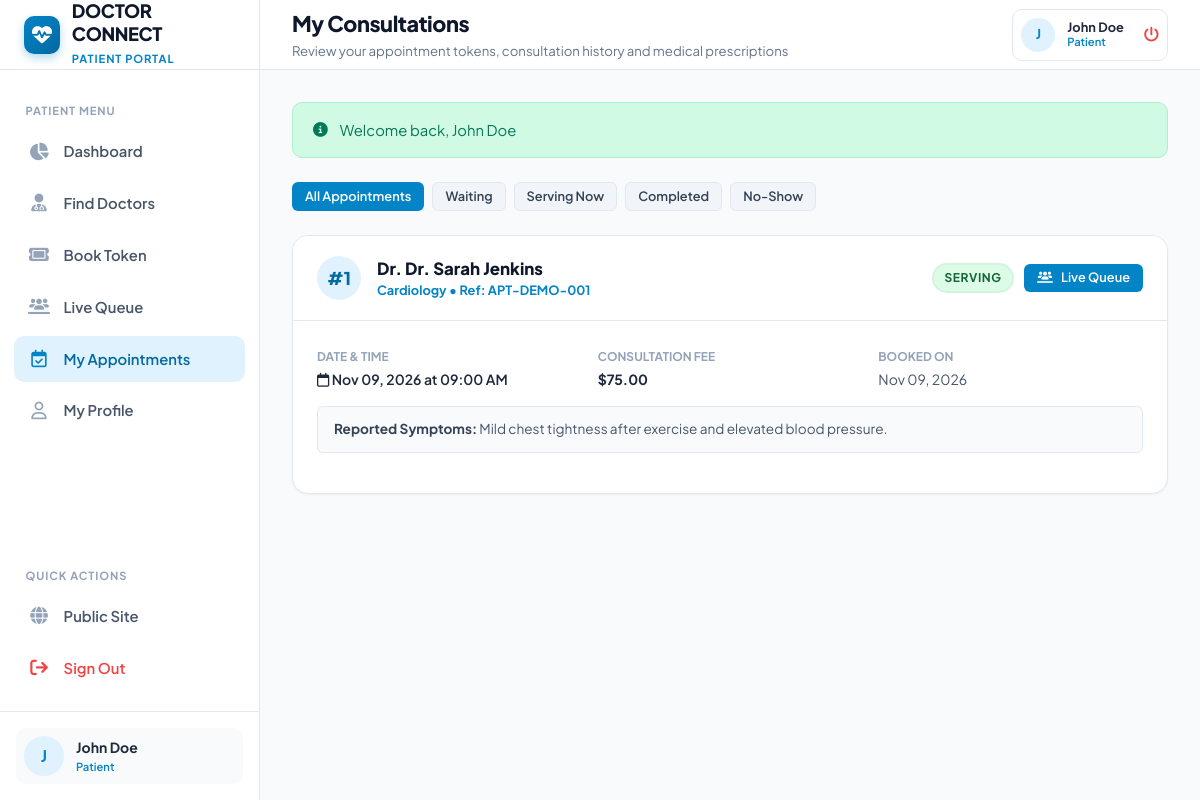
/patient/appointments.php (signed in), run on the app's committed database.
### tables this page shows
CREATE TABLE `appointments` (
  `id` INT AUTO_INCREMENT PRIMARY KEY,
  `appointment_number` VARCHAR(50) NOT NULL UNIQUE,
  `patient_id` INT NOT NULL,
  `doctor_id` INT NOT NULL,
  `appointment_date` DATE NOT NULL,
  `token_number` INT NOT NULL,
  `estimated_time` TIME NOT NULL,
  `status` ENUM('waiting', 'serving', 'completed', 'no_show', 'cancelled') NOT NULL DEFAULT 'waiting',
  `symptoms` TEXT NULL,
  `consultation_notes` TEXT NULL,
  `prescription` TEXT NULL,
  `meeting_room` VARCHAR(100) NOT NULL,
  `called_at` DATETIME NULL,
  `started_at` DATETIME NULL,
  `completed_at` DATETIME NULL,
  `created_at` TIMESTAMP DEFAULT CURRENT_TIMESTAMP,
  `updated_at` TIMESTAMP DEFAULT CURRENT_TIMESTAMP ON UPDATE CURRENT_TIMESTAMP,
  CONSTRAINT `fk_appointments_patient` FOREIGN KEY (`patient_id`) REFERENCES `users` (`id`) ON DELETE CASCADE,
  CONSTRAINT `fk_appointments_doctor` FOREIGN KEY (`doctor_id`) REFERENCES `doctors` (`id`) ON DELETE CASCADE,
  UNIQUE KEY `unique_doc_date_token` (`doctor_id`, `appointment_date`, `token_number`),
  INDEX `idx_apt_status` (`status`),
  INDEX `idx_apt_date` (`appointment_date`),
  INDEX `idx_apt_patient` (`patient_id`)
);

CREATE TABLE `users` (
  `id` INT AUTO_INCREMENT PRIMARY KEY,
  `name` VARCHAR(100) NOT NULL,
  `email` VARCHAR(150) NOT NULL UNIQUE,
  `password` VARCHAR(255) NOT NULL,
  `role` ENUM('patient', 'doctor', 'admin') NOT NULL DEFAULT 'patient',
  `phone` VARCHAR(30) NULL,
  `gender` ENUM('male', 'female', 'other') DEFAULT 'male',
  `date_of_birth` DATE NULL,
  `blood_group` VARCHAR(10) NULL,
  `address` TEXT NULL,
  `profile_image` VARCHAR(255) NULL,
  `created_at` TIMESTAMP DEFAULT CURRENT_TIMESTAMP,
  `updated_at` TIMESTAMP DEFAULT CURRENT_TIMESTAMP ON UPDATE CURRENT_TIMESTAMP,
  INDEX `idx_user_role` (`role`),
  INDEX `idx_user_email` (`email`)
);

CREATE TABLE `doctors` (
  `id` INT AUTO_INCREMENT PRIMARY KEY,
  `user_id` INT NOT NULL UNIQUE,
  `specialization` VARCHAR(100) NOT NULL,
  `qualification` VARCHAR(100) NOT NULL,
  `experience_years` INT NOT NULL DEFAULT 5,
  `consultation_fee` DECIMAL(10,2) NOT NULL DEFAULT 500.00,
  `avg_consultation_time` INT NOT NULL DEFAULT 15 COMMENT 'in minutes',
  `bio` TEXT NULL,
  `room_number` VARCHAR(50) DEFAULT 'Room 101',
  `status` ENUM('active', 'inactive') NOT NULL DEFAULT 'active',
  `created_at` TIMESTAMP DEFAULT CURRENT_TIMESTAMP,
  `updated_at` TIMESTAMP DEFAULT CURRENT_TIMESTAMP ON UPDATE CURRENT_TIMESTAMP,
  CONSTRAINT `fk_doctors_user` FOREIGN KEY (`user_id`) REFERENCES `users` (`id`) ON DELETE CASCADE
);

### includes/functions.php (called while the page is built, shortened)
<?php
function sanitize_input(?string $data): string
{
    return htmlspecialchars(trim($data), ENT_QUOTES, 'UTF-8');
}
function e(?string $data): string
{
    return htmlspecialchars((string) ($data ?? ''), ENT_QUOTES, 'UTF-8');
}
function format_time(?string $timeStr): string
{
    return date('h:i A', strtotime($timeStr));
}
function format_date(?string $dateStr): string
{
    return date('M d, Y', strtotime($dateStr));
}

### patient/appointments.php (the view, shortened to what this page needs)
<?php
require_once __DIR__ . '/../includes/auth_check.php';
$pdo = get_db_connection();
$patientId = (int)($currentUser['id'] ?? 0);
$statusFilter = sanitize_input($_GET['status'] ?? 'all');
$sql = "SELECT a.*, d.specialization, d.consultation_fee, u.name AS doctor_name, u.phone AS doctor_phone
        FROM appointments a
        JOIN doctors d ON a.doctor_id = d.id
        JOIN users u ON d.user_id = u.id
        WHERE a.patient_id = ?";
$params = [$patientId];
$sql .= " ORDER BY a.appointment_date DESC, a.token_number DESC";
$stmt = $pdo->prepare($sql);
$stmt->execute($params);
$appointments = $stmt->fetchAll();
require_once __DIR__ . '/../includes/header.php';
?>
<div style="display: flex; gap: 0.5rem; margin-bottom: 1.5rem; flex-wrap: wrap;">
    <a href="appointments.php?status=all" class="btn <?= $statusFilter === 'all' ? 'btn-primary' : 'btn-secondary'; ?> btn-sm">
        All Appointments
    </a>
    <a href="appointments.php?status=waiting" class="btn <?= $statusFilter === 'waiting' ? 'btn-primary' : 'btn-secondary'; ?> btn-sm">
        Waiting
    </a>
    <a href="appointments.php?status=serving" class="btn <?= $statusFilter === 'serving' ? 'btn-primary' : 'btn-secondary'; ?> btn-sm">
        Serving Now
    </a>
    <a href="appointments.php?status=completed" class="btn <?= $statusFilter === 'completed' ? 'btn-primary' : 'btn-secondary'; ?> btn-sm">
        Completed
    </a>
    <a href="appointments.php?status=no_show" class="btn <?= $statusFilter === 'no_show' ? 'btn-primary' : 'btn-secondary'; ?> btn-sm">
        No-Show
    </a>
</div>
<?php if (empty($appointments)): ?>
    <div style="text-align: center; padding: 4rem 2rem; background: #ffffff; border-radius: var(--radius-lg); border: 1px dashed var(--border-color);">
        <i class="fa-regular fa-calendar-xmark" style="font-size: 3rem; color: var(--slate-300); margin-bottom: 1rem;"></i>
        <h3 style="color: var(--slate-800); margin: 0 0 0.5rem;">No Appointments Found</h3>
        <p style="color: var(--slate-500); margin: 0 0 1.5rem;">No appointments matched the selected filter.</p>
        <a href="book_appointment.php" class="btn btn-primary">
            <i class="fa-solid fa-ticket"></i> Book a New Token
        </a>
    </div>
<?php else: ?>
    <div style="display: flex; flex-direction: column; gap: 1.25rem;">
        <?php foreach ($appointments as $apt): ?>
            <div class="card" id="apt-<?= $apt['id']; ?>">
                <div class="card-header">
                    <div style="display: flex; align-items: center; gap: 1rem;">
                        <strong class="patient-token-badge">#<?= (int)$apt['token_number']; ?></strong>
                        <div>
                            <h4 style="margin: 0; font-size: 1.05rem; font-weight: 800; color: var(--slate-900);">
                                Dr. <?= e($apt['doctor_name']); ?>
                            </h4>
                            <div style="font-size: 0.8rem; color: var(--primary); font-weight: 700;">
                                <?= e($apt['specialization']); ?> &bull; Ref: <?= e($apt['appointment_number']); ?>
                            </div>
                        </div>
                    </div>
                    <div style="display: flex; align-items: center; gap: 0.75rem;">
                        <span class="badge badge-<?= e($apt['status']); ?>">
                            <?= ucfirst(e($apt['status'])); ?>
                        </span>
                        <?php if (in_array($apt['status'], ['waiting', 'serving'])): ?>
                            <a href="queue.php?id=<?= $apt['id']; ?>" class="btn btn-primary btn-sm">
                                <i class="fa-solid fa-users-line"></i> Live Queue
                            </a>
                        <?php endif; ?>
                    </div>
                </div>
                <div class="card-body">
                    <div style="display: grid; grid-template-columns: repeat(auto-fit, minmax(200px, 1fr)); gap: 1rem; margin-bottom: 1rem; font-size: 0.875rem;">
                        <div>
                            <span style="color: var(--slate-400); text-transform: uppercase; font-size: 0.75rem; font-weight: 700;">Date & Time</span>
                            <div style="font-weight: 600; color: var(--slate-800); margin-top: 0.2rem;">
                                <i class="fa-regular fa-calendar"></i> <?= format_date($apt['appointment_date']); ?> at <?= format_time($apt['estimated_time']); ?>
                            </div>
                        </div>
                        <div>
                            <span style="color: var(--slate-400); text-transform: uppercase; font-size: 0.75rem; font-weight: 700;">Consultation Fee</span>
                            <div style="font-weight: 700; color: var(--slate-800); margin-top: 0.2rem;">
                                $<?= number_format($apt['consultation_fee'], 2); ?>
                            </div>
                        </div>
                        <div>
                            <span style="color: var(--slate-400); text-transform: uppercase; font-size: 0.75rem; font-weight: 700;">Booked On</span>
                            <div style="color: var(--slate-600); margin-top: 0.2rem;">
                                <?= format_date($apt['created_at']); ?>
                            </div>
                        </div>
                    </div>
                    <div style="background: var(--slate-50); border: 1px solid var(--border-color); border-radius: var(--radius-sm); padding: 0.75rem 1rem; font-size: 0.85rem; margin-bottom: 1rem;">
                        <strong style="color: var(--slate-700);">Reported Symptoms:</strong>
                        <span style="color: var(--slate-600);"><?= e($apt['symptoms'] ?: 'None specified during booking.'); ?></span>
                    </div>
                </div>
            </div>
        <?php endforeach; ?>
    </div>
<?php endif; ?>
<?php require_once __DIR__ . '/../includes/footer.php'; ?>

### assets/css/style.css (style rules this page uses)
:root { --primary: #0284c7; --primary-dark: #0369a1; --primary-light: #e0f2fe; --primary-subtle: #f0f9ff; --primary-gradient: linear-gradient(135deg, #0284c7 0%, #0369a1 100%); --primary-accent: #38bdf8; --success: #10b981; --success-light: #d1fae5; --success-dark: #047857; --warning: #f59e0b; --warning-light: #fef3c7; --warning-dark: #b45309; --danger: #ef4444; --danger-light: #fee2e2; --danger-dark: #b91c1c; --info: #3b82f6; --info-light: #dbeafe; --slate-900: #0f172a; --slate-800: #1e293b; --slate-700: #334155; --slate-600: #475569; --slate-500: #64748b; --slate-400: #94a3b8; --slate-300: #cbd5e1; --slate-200: #e2e8f0; --slate-100: #f1f5f9; --slate-50: #f8fafc; --bg-main: #f8fafc; --card-bg: #ffffff; --border-color: #e2e8f0; --text-main: #1e293b; --text-muted: #64748b; --sidebar-width: 260px; --header-height: 70px; --radius-sm: 6px; --radius-md: 10px; --radius-lg: 16px; --radius-full: 9999px; --shadow-sm: 0 1px 2px 0 rgba(0, 0, 0, 0.05); --shadow-md: 0 4px 6px -1px rgba(0, 0, 0, 0.08), 0 2px 4px -2px rgba(0, 0, 0, 0.05); --shadow-lg: 0 10px 15px -3px rgba(0, 0, 0, 0.08), 0 4px 6px -4px rgba(0, 0, 0, 0.04); --shadow-xl: 0 20px 25px -5px rgba(0, 0, 0, 0.1), 0 8px 10px -6px rgba(0, 0, 0, 0.05); --transition: all 0.2s cubic-bezier(0.4, 0, 0.2, 1); }
*, *::before, *::after { box-sizing: border-box; margin: 0; padding: 0; }
body { font-family: 'Plus Jakarta Sans', system-ui, -apple-system, sans-serif; background-color: var(--bg-main); color: var(--text-main); line-height: 1.5; -webkit-font-smoothing: antialiased; }
a { color: var(--primary); text-decoration: none; transition: var(--transition); }
.card { background: var(--card-bg); border: 1px solid var(--border-color); border-radius: var(--radius-lg); box-shadow: var(--shadow-sm); overflow: hidden; transition: var(--transition); }
.card-header { padding: 1.25rem 1.5rem; border-bottom: 1px solid var(--border-color); display: flex; align-items: center; justify-content: space-between; background: #ffffff; }
.card-body { padding: 1.5rem; }
.btn { display: inline-flex; align-items: center; gap: 0.5rem; font-family: inherit; font-weight: 600; font-size: 0.9rem; padding: 0.625rem 1.25rem; border-radius: var(--radius-md); border: 1px solid transparent; cursor: pointer; transition: var(--transition); text-align: center; line-height: 1.2; }
.btn-primary { background: var(--primary); color: #ffffff; }
.btn-secondary { background: var(--slate-100); color: var(--slate-700); border-color: var(--slate-200); }
.btn-sm { padding: 0.35rem 0.75rem; font-size: 0.8rem; border-radius: var(--radius-sm); }
.badge { display: inline-flex; align-items: center; gap: 0.35rem; padding: 0.25rem 0.65rem; border-radius: var(--radius-full); font-size: 0.75rem; font-weight: 700; text-transform: uppercase; letter-spacing: 0.05em; }
.badge-serving { background: #dcfce7; color: #166534; box-shadow: 0 0 0 2px rgba(34, 197, 94, 0.2); }
.patient-token-badge { display: inline-flex; align-items: center; justify-content: center; width: 44px; height: 44px; border-radius: 50%; background: var(--primary-light); color: var(--primary-dark); font-weight: 800; font-size: 1.1rem; }

### data on the page
appointments: token_number "1", users.name "Dr. Sarah Jenkins", doctor.specialization "Cardiology", appointment_number "APT-DEMO-001", status "SERVING", appointment_date "Nov 09, 2026", estimated_time "09:00 AM", doctor.consultation_fee "75.00", created_at "Nov 09, 2026", symptoms "Mild chest tightness after exercise and elevated blood pressure."

### other printed values
$currentRole "PATIENT"
substr($currentUser['name'] ?? 'U', 0, 1) "J"
$currentUser['name'] "John Doe"
$currentRole "Patient"
$pageTitle "My Consultations"
$pageSubtitle "Review your appointment tokens, consultation history and medical prescriptions"
$currentUser['role'] "Patient"
$flash['message'] "Welcome back, John Doe"
